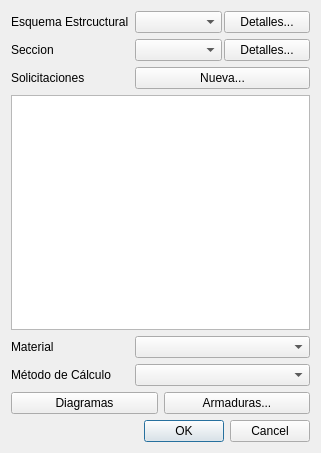
<?xml version="1.0" encoding="UTF-8"?>
<ui version="4.0">
 <class>dlgEditTopologia</class>
 <widget class="QDialog" name="dlgEditTopologia">
  <property name="geometry">
   <rect>
    <x>0</x>
    <y>0</y>
    <width>321</width>
    <height>453</height>
   </rect>
  </property>
  <property name="windowTitle">
   <string>Dialog</string>
  </property>
  <layout class="QVBoxLayout" name="verticalLayout">
   <item>
    <layout class="QFormLayout" name="formLayout">
     <item row="0" column="0">
      <widget class="QLabel" name="label">
       <property name="text">
        <string>Esquema Estrcuctural</string>
       </property>
       <property name="buddy">
        <cstring>cboEsquemasEstructurales</cstring>
       </property>
      </widget>
     </item>
     <item row="0" column="1">
      <layout class="QHBoxLayout" name="horizontalLayout">
       <property name="spacing">
        <number>2</number>
       </property>
       <item>
        <widget class="QComboBox" name="cboEsquemasEstructurales"/>
       </item>
       <item>
        <widget class="QPushButton" name="btnDetailsEsquemas">
         <property name="text">
          <string>Detalles...</string>
         </property>
        </widget>
       </item>
      </layout>
     </item>
     <item row="1" column="1">
      <layout class="QHBoxLayout" name="horizontalLayout_2">
       <property name="spacing">
        <number>2</number>
       </property>
       <item>
        <widget class="QComboBox" name="cboSecciones"/>
       </item>
       <item>
        <widget class="QPushButton" name="btnDetailsSection">
         <property name="text">
          <string>Detalles...</string>
         </property>
        </widget>
       </item>
      </layout>
     </item>
     <item row="1" column="0">
      <widget class="QLabel" name="label_2">
       <property name="text">
        <string>Seccion</string>
       </property>
       <property name="buddy">
        <cstring>cboSecciones</cstring>
       </property>
      </widget>
     </item>
     <item row="3" column="0">
      <widget class="QLabel" name="label_3">
       <property name="text">
        <string>Solicitaciones</string>
       </property>
       <property name="buddy">
        <cstring>btnAddSolicitacion</cstring>
       </property>
      </widget>
     </item>
     <item row="3" column="1">
      <widget class="QPushButton" name="btnAddSolicitacion">
       <property name="text">
        <string>Nueva...</string>
       </property>
      </widget>
     </item>
     <item row="5" column="0">
      <widget class="QLabel" name="label_4">
       <property name="text">
        <string>Material</string>
       </property>
       <property name="buddy">
        <cstring>cboMaterial</cstring>
       </property>
      </widget>
     </item>
     <item row="4" column="0" colspan="2">
      <widget class="QListWidget" name="listSolicitaciones"/>
     </item>
     <item row="5" column="1">
      <widget class="QComboBox" name="cboMaterial"/>
     </item>
     <item row="6" column="0">
      <widget class="QLabel" name="label_5">
       <property name="text">
        <string>Método de Cálculo</string>
       </property>
       <property name="buddy">
        <cstring>cboMetodoCalculo</cstring>
       </property>
      </widget>
     </item>
     <item row="6" column="1">
      <widget class="QComboBox" name="cboMetodoCalculo"/>
     </item>
     <item row="7" column="0" colspan="2">
      <layout class="QHBoxLayout" name="horizontalLayout_3">
       <item>
        <widget class="QPushButton" name="btnDiagramas">
         <property name="text">
          <string>Diagramas</string>
         </property>
        </widget>
       </item>
       <item>
        <widget class="QPushButton" name="btnArmadura">
         <property name="text">
          <string>Armaduras...</string>
         </property>
        </widget>
       </item>
      </layout>
     </item>
    </layout>
   </item>
   <item>
    <widget class="QDialogButtonBox" name="buttonBox">
     <property name="orientation">
      <enum>Qt::Horizontal</enum>
     </property>
     <property name="standardButtons">
      <set>QDialogButtonBox::Cancel|QDialogButtonBox::Ok</set>
     </property>
    </widget>
   </item>
  </layout>
 </widget>
 <tabstops>
  <tabstop>cboEsquemasEstructurales</tabstop>
  <tabstop>btnDetailsEsquemas</tabstop>
  <tabstop>cboSecciones</tabstop>
  <tabstop>btnDetailsSection</tabstop>
  <tabstop>btnAddSolicitacion</tabstop>
  <tabstop>listSolicitaciones</tabstop>
  <tabstop>cboMaterial</tabstop>
  <tabstop>cboMetodoCalculo</tabstop>
  <tabstop>btnDiagramas</tabstop>
  <tabstop>btnArmadura</tabstop>
 </tabstops>
 <resources/>
 <connections>
  <connection>
   <sender>buttonBox</sender>
   <signal>accepted()</signal>
   <receiver>dlgEditTopologia</receiver>
   <slot>accept()</slot>
   <hints>
    <hint type="sourcelabel">
     <x>257</x>
     <y>443</y>
    </hint>
    <hint type="destinationlabel">
     <x>157</x>
     <y>274</y>
    </hint>
   </hints>
  </connection>
  <connection>
   <sender>buttonBox</sender>
   <signal>rejected()</signal>
   <receiver>dlgEditTopologia</receiver>
   <slot>reject()</slot>
   <hints>
    <hint type="sourcelabel">
     <x>311</x>
     <y>443</y>
    </hint>
    <hint type="destinationlabel">
     <x>286</x>
     <y>274</y>
    </hint>
   </hints>
  </connection>
 </connections>
</ui>
